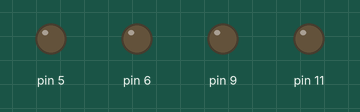
The sketch below on a simulated Arduino Uno, built with avr-gcc and run on an emulated ATmega328P. On the bench: output pins drawn as LEDs (lit = HIGH). At 12.3 s the program stops and its outputs stay as they are.

Above: at 0.5 s.
At 1.5 s:
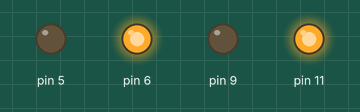
At 3.6 s:
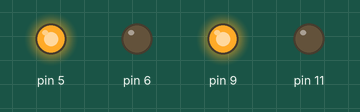
At 5.6 s:
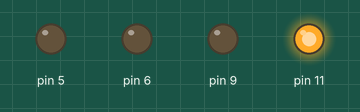
At 7.7 s:
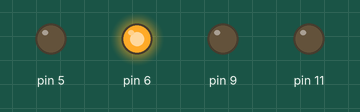
At 9.8 s:
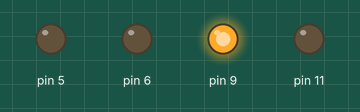
Timing chart, 0 to 10.7 s (numbered marks = the images above):
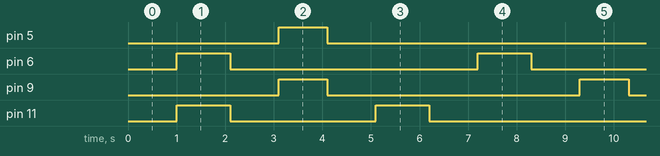

Measured:
- by itself, pin 5: alternates HIGH for 1.0 s and LOW for 7.2 s
- by itself, pin 6: alternates HIGH for 1.1 s and LOW for 5.1 s
- by itself, pin 9: alternates HIGH for 1.0 s and LOW for 5.2 s
- by itself, pin 11: alternates HIGH for 1.1 s and LOW for 3.0 s, 4 changes in all, then stays LOW

The sketch:

dc_motor_test.ino
```cpp
#include <SoftwareSerial.h>
#include "AerDCMotors/AerDCMotors.cpp"

#define RIGHT true
#define LEFT false

#define PWM_L     245
#define PWM_R     255

#define DISTANCE_CONVERSION 1

volatile int curr_pos = 0;
volatile int stat = 0;
const byte rxPin = 1;
const byte txPin = 0;

//Initiate DC Motors
// AerDCMotors(int pinR2, int pinR1, int pinL2, int pinL1)
//    as in the order it goes on the integrated H-bridge
AerDCMotors dc(5, 6, 9, 11);

//Arduino-PIC Comm
SoftwareSerial mySerial = SoftwareSerial(rxPin, txPin);

void setup() {
  // Initialize DC Motors
  dc.init();

  //Arduino-PIC Comm
  pinMode(rxPin, INPUT);
  pinMode(txPin, OUTPUT);
  mySerial.begin(9600);
}

int val = 0;

void loop() {
  wheel_test(dc, 255);
  while(1);
}

/*
void PWM_test_turn(AerDCMotors dc){

  dc.forward(255);
  delay(500);

  for (int i=200;i<230;i++){
    dc.forward(230);
    delay(50);
  }

  delay(2000);
  dc.stop();

}


void right_turn(AerDCMotors dc) {
  dc.left_wheel_forward(255);
  dc.right_wheel_backward(255);
  delay(1200);
  dc.stop();
  delay(1200);
  dc.forward(255);
  delay(1200);
  dc.stop();
  delay(1200);
  dc.left_wheel_forward(255);
  dc.right_wheel_backward(255);
  delay(1200);
  dc.stop();
}
*/

void wheel_test(AerDCMotors dc, int pwm_val) {

  delay(1000);
  dc.forward(pwm_val, pwm_val);
  delay(1000);
  dc.stop();

  delay(1000);
  dc.backward(pwm_val);
  delay(1000);
  dc.stop();

  delay(1000);
  dc.left_wheel_forward(pwm_val);
  delay(1000);
  dc.stop();

  delay(1000);
  dc.right_wheel_forward(pwm_val);
  delay(1000);
  dc.stop();

  delay(1000);
  dc.left_wheel_backward(pwm_val);
  delay(1000);
  dc.stop();

  delay(1000);
  dc.right_wheel_backward(pwm_val);
  delay(1000);
  dc.stop();
}
```

AerDCMotors.h
```cpp
#ifndef AERDCMOTORS_H
#define AERDCMOTORS_H

class AerDCMotors{
  private:
    int _pinL1;
    int _pinL2;
    int _pinR1;
    int _pinR2;

  public:
    //Constructors
    AerDCMotors();
    AerDCMotors(int pinR2, int pinR1, int pinL2, int pinL1);
    void init();

    //Moving Wheels
    void left_wheel_forward(int pwm_val);
    void right_wheel_forward(int pwm_val);
    void left_wheel_backward(int pwm_val);
    void right_wheel_backward(int pwm_val);
    void left_wheel_stop();
    void right_wheel_stop();

    //Moving Robot (simple)
    void forward(int pwm_val_L, int pwm_val_R);
    void backward(int pwm_val);
    void stop();

    //Moving Robot (complex)
    void pivot_right(int pwm_val);
    void pivot_left(int pwm_val);
    void swing_right(int pwm_val);
    void swing_left(int pwm_val);
    void uturn_right(int pwm_val_turn, int pwm_val_L, int pwm_val_R);
    void uturn_left(int pwm_val_turn, int pwm_val_L, int pwm_val_R);
};

#endif  /* AERDCMOTORS_H */
```
